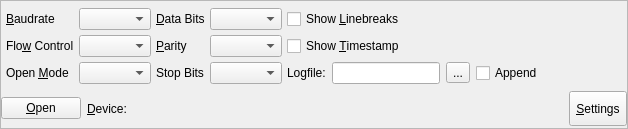
<?xml version="1.0" encoding="UTF-8"?>
<ui version="4.0">
 <class>ControlPanel</class>
 <widget class="QFrame" name="ControlPanel">
  <property name="geometry">
   <rect>
    <x>0</x>
    <y>0</y>
    <width>628</width>
    <height>129</height>
   </rect>
  </property>
  <property name="autoFillBackground">
   <bool>false</bool>
  </property>
  <property name="frameShape">
   <enum>QFrame::StyledPanel</enum>
  </property>
  <layout class="QVBoxLayout" name="m_verticalLayout">
   <property name="spacing">
    <number>5</number>
   </property>
   <property name="leftMargin">
    <number>0</number>
   </property>
   <property name="topMargin">
    <number>5</number>
   </property>
   <property name="rightMargin">
    <number>0</number>
   </property>
   <property name="bottomMargin">
    <number>0</number>
   </property>
   <item>
    <layout class="QGridLayout" name="gridLayout">
     <property name="leftMargin">
      <number>5</number>
     </property>
     <property name="rightMargin">
      <number>5</number>
     </property>
     <item row="1" column="2">
      <widget class="QLabel" name="label_parity">
       <property name="text">
        <string>&amp;Parity</string>
       </property>
       <property name="buddy">
        <cstring>m_combo_parity</cstring>
       </property>
      </widget>
     </item>
     <item row="1" column="3">
      <widget class="QComboBox" name="m_combo_parity"/>
     </item>
     <item row="2" column="3">
      <widget class="QComboBox" name="m_combo_stopBits"/>
     </item>
     <item row="0" column="3">
      <widget class="QComboBox" name="m_combo_dataBits"/>
     </item>
     <item row="2" column="2">
      <widget class="QLabel" name="label_stopBits">
       <property name="text">
        <string>Stop Bits</string>
       </property>
       <property name="buddy">
        <cstring>m_combo_stopBits</cstring>
       </property>
      </widget>
     </item>
     <item row="0" column="4">
      <widget class="QCheckBox" name="m_check_lineBreak">
       <property name="text">
        <string>Show &amp;Linebreaks</string>
       </property>
      </widget>
     </item>
     <item row="1" column="4">
      <widget class="QCheckBox" name="m_check_timestamp">
       <property name="text">
        <string>Show &amp;Timestamp</string>
       </property>
      </widget>
     </item>
     <item row="1" column="1">
      <widget class="QComboBox" name="m_combo_flowControl"/>
     </item>
     <item row="0" column="1">
      <widget class="QComboBox" name="m_combo_Baud"/>
     </item>
     <item row="0" column="0">
      <widget class="QLabel" name="label_baud">
       <property name="text">
        <string>&amp;Baudrate</string>
       </property>
       <property name="buddy">
        <cstring>m_combo_Baud</cstring>
       </property>
      </widget>
     </item>
     <item row="0" column="2">
      <widget class="QLabel" name="label_dataBits">
       <property name="text">
        <string>&amp;Data Bits</string>
       </property>
       <property name="buddy">
        <cstring>m_combo_dataBits</cstring>
       </property>
      </widget>
     </item>
     <item row="2" column="0">
      <widget class="QLabel" name="label_mode">
       <property name="text">
        <string>Open &amp;Mode</string>
       </property>
       <property name="buddy">
        <cstring>m_combo_Mode</cstring>
       </property>
      </widget>
     </item>
     <item row="1" column="0">
      <widget class="QLabel" name="label_flowControl">
       <property name="text">
        <string>Flo&amp;w Control</string>
       </property>
       <property name="buddy">
        <cstring>m_combo_flowControl</cstring>
       </property>
      </widget>
     </item>
     <item row="2" column="4">
      <widget class="QFrame" name="logging_frame">
       <property name="frameShape">
        <enum>QFrame::NoFrame</enum>
       </property>
       <property name="frameShadow">
        <enum>QFrame::Plain</enum>
       </property>
       <layout class="QHBoxLayout" name="horizontalLayout_4">
        <property name="leftMargin">
         <number>0</number>
        </property>
        <property name="topMargin">
         <number>0</number>
        </property>
        <property name="rightMargin">
         <number>0</number>
        </property>
        <property name="bottomMargin">
         <number>0</number>
        </property>
        <item>
         <widget class="QLabel" name="m_lb_logfile">
          <property name="text">
           <string>Logfile:</string>
          </property>
         </widget>
        </item>
        <item>
         <widget class="QLineEdit" name="m_logfile_edit">
          <property name="minimumSize">
           <size>
            <width>80</width>
            <height>0</height>
           </size>
          </property>
         </widget>
        </item>
        <item>
         <widget class="QToolButton" name="m_bt_logfileDialog">
          <property name="text">
           <string>...</string>
          </property>
          <property name="toolTip" >
            <string>Choose Logfile via file chooser.</string>
          </property>
         </widget>
        </item>
        <item>
         <widget class="QCheckBox" name="m_check_appendLog">
          <property name="text">
           <string>Append</string>
          </property>
          <property name="toolTip" >
            <string>Appends to an existing logfile instead of truncating it.</string>
          </property>
         </widget>
        </item>
       </layout>
      </widget>
     </item>
     <item row="2" column="1">
      <widget class="QComboBox" name="m_combo_Mode"/>
     </item>
     <item row="1" column="5">
      <spacer name="hSpacer_settings_grid">
       <property name="orientation">
        <enum>Qt::Horizontal</enum>
       </property>
       <property name="sizeHint" stdset="0">
        <size>
         <width>2</width>
         <height>20</height>
        </size>
       </property>
      </spacer>
     </item>
    </layout>
   </item>
   <item>
    <layout class="QHBoxLayout" name="horizontalLayout">
     <property name="spacing">
      <number>6</number>
     </property>
     <item>
      <widget class="QPushButton" name="m_bt_open">
       <property name="text">
        <string>&amp;Open</string>
       </property>
      </widget>
     </item>
     <item>
      <widget class="QLabel" name="label_device">
       <property name="text">
        <string>&amp;Device:</string>
       </property>
       <property name="buddy">
        <cstring>m_combo_device</cstring>
       </property>
      </widget>
     </item>
     <item>
      <widget class="DeviceCombo" name="m_combo_device" native="true"/>
     </item>
     <item>
      <spacer name="horizontalSpacer">
       <property name="orientation">
        <enum>Qt::Horizontal</enum>
       </property>
       <property name="sizeHint" stdset="0">
        <size>
         <width>40</width>
         <height>20</height>
        </size>
       </property>
      </spacer>
     </item>
     <item>
      <widget class="QToolButton" name="m_bt_settings">
       <property name="sizePolicy">
        <sizepolicy hsizetype="Fixed" vsizetype="Fixed">
         <horstretch>0</horstretch>
         <verstretch>0</verstretch>
        </sizepolicy>
       </property>
       <property name="minimumSize">
        <size>
         <width>0</width>
         <height>35</height>
        </size>
       </property>
       <property name="text">
        <string>&amp;Settings</string>
       </property>
      </widget>
     </item>
    </layout>
   </item>
  </layout>
 </widget>
 <customwidgets>
  <customwidget>
   <class>DeviceCombo</class>
   <extends>QWidget</extends>
   <header>devicecombo.h</header>
  </customwidget>
 </customwidgets>
 <tabstops>
  <tabstop>m_combo_Baud</tabstop>
  <tabstop>m_combo_flowControl</tabstop>
  <tabstop>m_combo_Mode</tabstop>
  <tabstop>m_combo_dataBits</tabstop>
  <tabstop>m_combo_parity</tabstop>
  <tabstop>m_combo_stopBits</tabstop>
  <tabstop>m_check_lineBreak</tabstop>
  <tabstop>m_check_timestamp</tabstop>
  <tabstop>m_logfile_edit</tabstop>
  <tabstop>m_bt_logfileDialog</tabstop>
  <tabstop>m_check_appendLog</tabstop>
  <tabstop>m_combo_device</tabstop>
  <tabstop>m_bt_open</tabstop>
  <tabstop>m_bt_settings</tabstop>
 </tabstops>
 <resources/>
 <connections/>
</ui>
